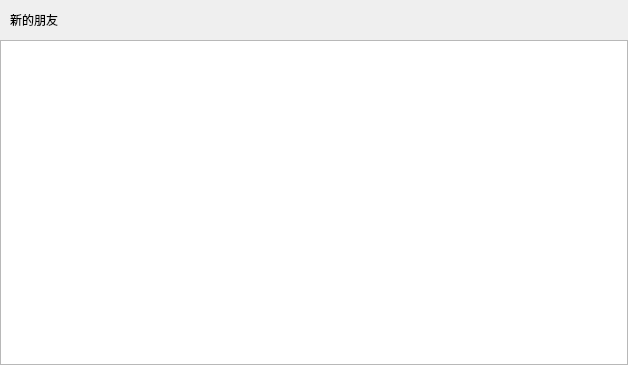
<?xml version="1.0" encoding="UTF-8"?>
<ui version="4.0">
 <class>ApplyFriendPage</class>
 <widget class="QWidget" name="ApplyFriendPage">
  <property name="geometry">
   <rect>
    <x>0</x>
    <y>0</y>
    <width>628</width>
    <height>365</height>
   </rect>
  </property>
  <property name="windowTitle">
   <string>Form</string>
  </property>
  <layout class="QVBoxLayout" name="verticalLayout">
   <property name="spacing">
    <number>0</number>
   </property>
   <property name="leftMargin">
    <number>0</number>
   </property>
   <property name="topMargin">
    <number>0</number>
   </property>
   <property name="rightMargin">
    <number>0</number>
   </property>
   <property name="bottomMargin">
    <number>0</number>
   </property>
   <item>
    <widget class="QWidget" name="friend_apply_wid" native="true">
     <layout class="QHBoxLayout" name="horizontalLayout">
      <property name="spacing">
       <number>0</number>
      </property>
      <property name="leftMargin">
       <number>0</number>
      </property>
      <property name="topMargin">
       <number>0</number>
      </property>
      <property name="rightMargin">
       <number>0</number>
      </property>
      <property name="bottomMargin">
       <number>0</number>
      </property>
      <item>
       <spacer name="horizontalSpacer">
        <property name="orientation">
         <enum>Qt::Horizontal</enum>
        </property>
        <property name="sizeType">
         <enum>QSizePolicy::Fixed</enum>
        </property>
        <property name="sizeHint" stdset="0">
         <size>
          <width>10</width>
          <height>20</height>
         </size>
        </property>
       </spacer>
      </item>
      <item>
       <widget class="QLabel" name="friend_apply_lb">
        <property name="minimumSize">
         <size>
          <width>0</width>
          <height>40</height>
         </size>
        </property>
        <property name="maximumSize">
         <size>
          <width>16777215</width>
          <height>40</height>
         </size>
        </property>
        <property name="text">
         <string>新的朋友</string>
        </property>
       </widget>
      </item>
     </layout>
    </widget>
   </item>
   <item>
    <widget class="QWidget" name="widget_2" native="true">
     <layout class="QVBoxLayout" name="verticalLayout_2">
      <property name="spacing">
       <number>0</number>
      </property>
      <property name="leftMargin">
       <number>0</number>
      </property>
      <property name="topMargin">
       <number>0</number>
      </property>
      <property name="rightMargin">
       <number>0</number>
      </property>
      <property name="bottomMargin">
       <number>0</number>
      </property>
      <item>
       <widget class="ApplyFriendList" name="apply_friend_list"/>
      </item>
     </layout>
    </widget>
   </item>
  </layout>
 </widget>
 <customwidgets>
  <customwidget>
   <class>ApplyFriendList</class>
   <extends>QListWidget</extends>
   <header location="global">applyfriendlist.h</header>
  </customwidget>
 </customwidgets>
 <resources/>
 <connections/>
</ui>
